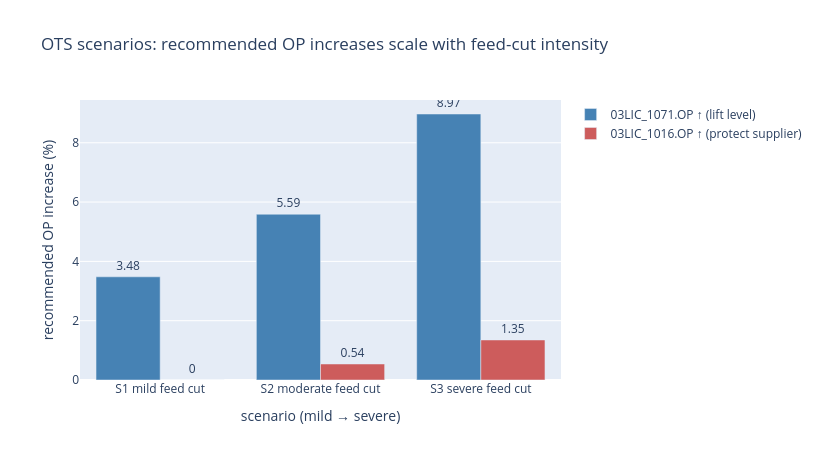

Notebook source saved alongside this figure:
### Markdown cell above
## OTS demo — three feed-variation scenarios of increasing intensity

The OTS engineers will inject a feed disturbance at three magnitudes → three 1071 PVLO alarms of increasing intensity. We represent each by a realistic plant **snapshot** (deeper 1071 level + more 1016 depletion as the feed cut grows) and run the cascade controller. Expected, and shown below: **direction stays "increase 1071 OP", magnitude grows S1→S3, and the supplier-protection action on 1016 engages as 1016 falls toward its floor.**

### Code cell
# ── Three OTS feed-variation scenarios (increasing intensity) ──
# Snapshots use realistic in-alarm values: 1071 deeper below limit and 1016 more depleted as the
# feed cut grows (data during alarm: 1071.PV~24, 1016.PV~37, 1071.OP~57, 1016.OP~44).
OTS_SCENARIOS = {
    'S1 mild feed cut':     {'pv_1071': 28.0, 'op_1071': 54.0, 'pv_1016': 40.0, 'op_1016': 38.0},
    'S2 moderate feed cut': {'pv_1071': 23.0, 'op_1071': 56.0, 'pv_1016': 37.0, 'op_1016': 41.0},
    'S3 severe feed cut':   {'pv_1071': 15.0, 'op_1071': 58.0, 'pv_1016': 34.0, 'op_1016': 44.0},
}

print('Equilibrium cascade recommendations across the three OTS scenarios:\n')
demo_rows = []
for name, snap in OTS_SCENARIOS.items():
    acts = recommend_cascade(snap)
    print(f'── {name}  (1071.PV={snap["pv_1071"]}, 1016.PV={snap["pv_1016"]}) ──')
    for a in acts:
        print(f'    {a["tag"]}.{a["signal"]:2s}: {a["direction"]:8s} by {a["delta_op"]:5.2f}  '
              f'({a["from_op"]}→{a["to_op"]})  | {a["reason"]}')
    demo_rows.append({'scenario': name, 'depth_1071': round(ALARM_THRESHOLD - snap['pv_1071'], 1),
                      'dOP_1071': acts[0]['delta_op'], 'dOP_1016': acts[1]['delta_op']})
    print()

demo = pd.DataFrame(demo_rows)
print('Summary (recommended OP increases grow with feed-cut intensity):')
print(demo.to_string(index=False))

fig = go.Figure()
fig.add_trace(go.Bar(x=demo['scenario'], y=demo['dOP_1071'], name='03LIC_1071.OP ↑ (lift level)',
                     marker_color='steelblue', text=demo['dOP_1071'], textposition='outside'))
fig.add_trace(go.Bar(x=demo['scenario'], y=demo['dOP_1016'], name='03LIC_1016.OP ↑ (protect supplier)',
                     marker_color='indianred', text=demo['dOP_1016'], textposition='outside'))
fig.update_layout(barmode='group', height=460, width=820,
                  title='OTS scenarios: recommended OP increases scale with feed-cut intensity',
                  xaxis_title='scenario (mild → severe)', yaxis_title='recommended OP increase (%)')
fig.show()
fig.write_html(f'{output_dir}/ots_cascade_scenarios.html')
print(f'\nSaved -> {output_dir}/ots_cascade_scenarios.html')

### Figure 1 — Plotly figure (JSON) as saved in the notebook; plotly's stock layout.template omitted (floating-point values rounded to 4 significant figures)
{"data": [{"marker": {"color": "steelblue"}, "name": "03LIC_1071.OP ↑ (lift level)", "text": [3.48, 5.59, 8.97], "textposition": "outside", "type": "bar", "x": ["S1 mild feed cut", "S2 moderate feed cut", "S3 severe feed cut"], "y": [3.48, 5.59, 8.97]}, {"marker": {"color": "indianred"}, "name": "03LIC_1016.OP ↑ (protect supplier)", "text": [0.0, 0.54, 1.35], "textposition": "outside", "type": "bar", "x": ["S1 mild feed cut", "S2 moderate feed cut", "S3 severe feed cut"], "y": [0.0, 0.54, 1.35]}], "layout": {"barmode": "group", "height": 460, "title": {"text": "OTS scenarios: recommended OP increases scale with feed-cut intensity"}, "width": 820, "xaxis": {"title": {"text": "scenario (mild → severe)"}}, "yaxis": {"title": {"text": "recommended OP increase (%)"}}}}
